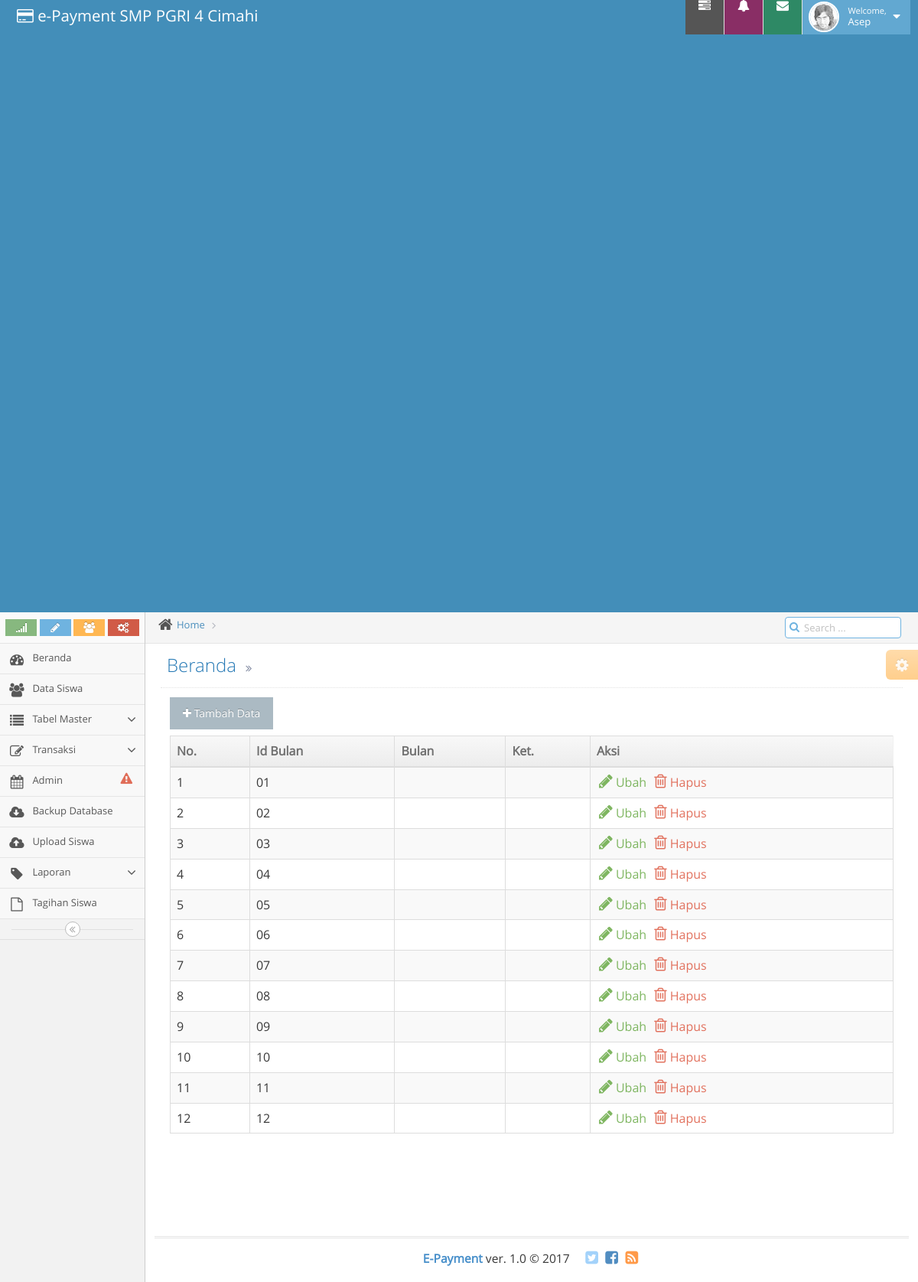
/?page=view_bulan, run on the app's committed database.
### tables this page shows
CREATE TABLE `bulan` (
  `id_bulan` char(10) NOT NULL,
  `nama_bulan` varchar(20) NOT NULL,
  `bulan_ke` char(10) NOT NULL,
  `ket` varchar(12) NOT NULL
);

### fungsi/model.php (called while the page is built, shortened)
<?php
class CRUD {
public $mysqli;
	public function __construct(){
		$this->mysqli = new mysqli(HOST,USER,PASS,DB);
	}
		public function select($table, $where = null, $order = null){
			$sql = "SELECT * FROM $table";
			$select = $this->mysqli->query("$sql") or die($this->mysqli->error);
			return $select;
		}
}
$exe= new CRUD();

### modul/modul_bulan/view_bulan.php (the view, shortened to what this page needs)
<div class="col-xs-12">
	<a href="?page=form_bayar" class="btn"><i class="fa fa-plus"></i> Tambah Data</a>
</div>
<div class="row"></div>
<div class="clearfix">
</div>
<div class="col-xs-12">
	<div class="table-responsive">
		<table id="dynamic-table" class="table table-striped table-bordered table-hover dua-kolom">
			<thead>
				<tr>
					<th class="no-table">No.</th>
					<th>Id Bulan</th>
					<th>Bulan</th>
						<th>Ket. </th>
					<th>Aksi</th>
				</tr>
			</thead>
			<tbody>
				<?php
					$no = 1;
					$query = $exe->select("bulan","","");
					if ($query->num_rows > 0 ) {
						foreach ($query as $data) {
							echo "
								<tr>
									<td>$no</td>
									<td>$data[id_bulan]</td>
									<td>
									<span class=''>$data[bulan]</span>
									</td>
										<td>
									<span class=''>$data[ket]</span>
									</td>
									";
								?>
									<td>
									<div class="action-buttons">
										<a href="?page=edit_bayar&id=<?php echo $data['id_bayar']; ?>&act=edit" class="green"><i class="ace-icon fa fa-pencil bigger-130"></i> Ubah</a>
										<a href="?page=edit_bayar&id=<?php echo $data['id_bayar']; ?>&act=hapus" class="red konfirmasi"><i class="ace-icon fa fa-trash-o bigger-130"></i> Hapus</a>
									</div>
									</td>
								</tr>
								<?php
							$no++;
						}
					} else {
						echo "<div class='alert alert-warning center'><i class='fa fa-warning'></i> Tidak Ditemukan Data</div>";
					}
				?>
			</tbody>
		</table>
	</div>
</div>

### data on the page
bulan: id_bulan "01"
bulan: id_bulan "02"
bulan: id_bulan "03"
bulan: id_bulan "04"
bulan: id_bulan "05"
bulan: id_bulan "06"
bulan: id_bulan "07"
bulan: id_bulan "08"
bulan: id_bulan "09"
bulan: id_bulan "10"
bulan: id_bulan "11"
bulan: id_bulan "12"
